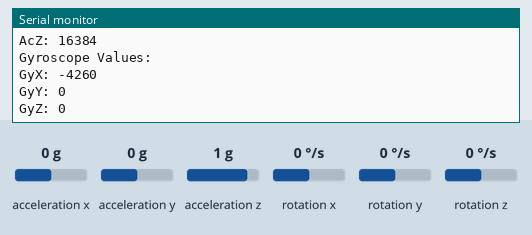
Recording of a sketch running on a simulated ESP8266 (NodeMCU). Shown: the last lines printed to the serial monitor. Wiring (inferred from the names in the program): MPU-6050 motion sensor at I2C address 0x68. Inputs (shaded band) come from the test bench; at power-on: acceleration x 0 g, acceleration y 0 g, acceleration z 1 g, rotation x 0 °/s, rotation y 0 °/s, rotation z 0 °/s.

Above: at 1.2 s.
1.3 s: acceleration x set to -1.4 g
2.8 s: acceleration y set to -1.4 g
4.3 s: acceleration z set to -1.4 g
5.8 s: rotation x set to -192 °/s
At 6.5 s:
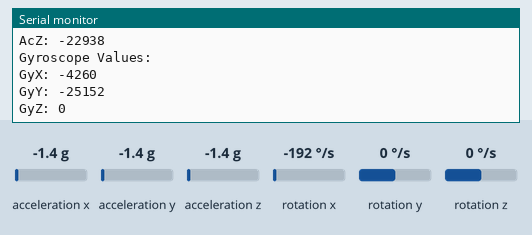
7.3 s: rotation y set to -192 °/s
At 9.6 s:
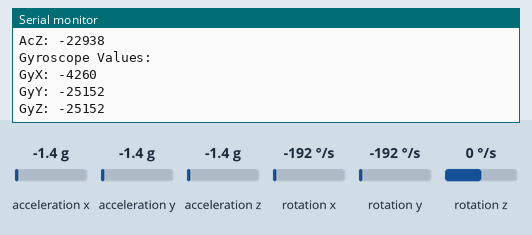

The sketch:

transmitter.ino
```cpp
// (licence header left out)
// Import required libraries
#include <ESP8266WiFi.h>
#include "ESPAsyncWebServer.h"
#include <Wire.h>
const int MPU_addr=0x68;  // I2C address of the MPU-6050
int16_t AcX,AcY,AcZ,GyX,GyY,GyZ;

// Set your access point network credentials
const char* ssid = "ESP8266-Access-Point";
const char* password = "123456789";

// Create AsyncWebServer object on port 80
AsyncWebServer server(80);

String readax() {
  return String(AcX);
 }

String readay() {
  return String(AcY);
}

String readaz() {
  return String(AcZ);
}

String readgx() {
  return String(GyX);
  //return String(1.8 * bme.readTemperature() + 32);
}

String readgy() {
  return String(GyY);
}

String readgz() {
  return String(GyZ);
}

void setup(){
  // Serial port for debugging purposes
  Serial.begin(115200);
  Serial.println();
 Wire.begin();
 Wire.beginTransmission(MPU_addr);
 Wire.write(0x6B);  // PWR_MGMT_1 register
 Wire.write(0);     // set to zero (wakes up the MPU-6050)
 Wire.endTransmission(true);
 Serial.println("Wrote to IMU");
  // Setting the ESP as an access point
  Serial.print("Setting AP (Access Point)…");
  // Remove the password parameter, if you want the AP (Access Point) to be open
  WiFi.softAP(ssid, password);

  IPAddress IP = WiFi.softAPIP();
  Serial.print("AP IP address: ");
  Serial.println(IP);

  server.on("/ax", HTTP_GET, [](AsyncWebServerRequest *request){
    request->send_P(200, "text/plain", readax().c_str());
  });
  server.on("/ay", HTTP_GET, [](AsyncWebServerRequest *request){
    request->send_P(200, "text/plain", readay().c_str());
  });
  server.on("/az", HTTP_GET, [](AsyncWebServerRequest *request){
    request->send_P(200, "text/plain", readaz().c_str());
  });

  server.on("/gx", HTTP_GET, [](AsyncWebServerRequest *request){
    request->send_P(200, "text/plain", readgx().c_str());
  });
  server.on("/gy", HTTP_GET, [](AsyncWebServerRequest *request){
    request->send_P(200, "text/plain", readgy().c_str());
  });
  server.on("/gz", HTTP_GET, [](AsyncWebServerRequest *request){
    request->send_P(200, "text/plain", readgz().c_str());
  });

  bool status;

  // Start server
  server.begin();
}

void loop(){
mpu_read();
}
void mpu_read(){
 Wire.beginTransmission(MPU_addr);
 Wire.write(0x3B);  // starting with register 0x3B (ACCEL_XOUT_H)
 Wire.endTransmission(false);
 Wire.requestFrom(MPU_addr,14,true);  // request a total of 14 registers
 AcX=Wire.read()<<8|Wire.read();  // 0x3B (ACCEL_XOUT_H) & 0x3C (ACCEL_XOUT_L)
 AcY=Wire.read()<<8|Wire.read();  // 0x3D (ACCEL_YOUT_H) & 0x3E (ACCEL_YOUT_L)
 AcZ=Wire.read()<<8|Wire.read();  // 0x3F (ACCEL_ZOUT_H) & 0x40 (ACCEL_ZOUT_L)
 //Tmp=Wire.read()<<8|Wire.read();  // 0x41 (TEMP_OUT_H) & 0x42 (TEMP_OUT_L)
 GyX=Wire.read()<<8|Wire.read();  // 0x43 (GYRO_XOUT_H) & 0x44 (GYRO_XOUT_L)
 GyY=Wire.read()<<8|Wire.read();  // 0x45 (GYRO_YOUT_H) & 0x46 (GYRO_YOUT_L)
 GyZ=Wire.read()<<8|Wire.read();  // 0x47 (GYRO_ZOUT_H) & 0x48 (GYRO_ZOUT_L)
 Serial.print("Accelerometer Values: \n");
 Serial.print("AcX: "); Serial.print(AcX); Serial.print("\nAcY: "); Serial.print(AcY); Serial.print("\nAcZ: "); Serial.print(AcZ);
 //Serial.print("\nTemperature: " );  Serial.print(Tmp);
 Serial.print("\nGyroscope Values: \n");
 Serial.print("GyX: "); Serial.print(GyX); Serial.print("\nGyY: "); Serial.print(GyY); Serial.print("\nGyZ: "); Serial.print(GyZ);
 Serial.print("\n");
 delay(3000);
 }
```

Measured:
- after the input at 5.8 s, the serial monitor: prints a new line after 0.22 s (image 1)
- after the input at 7.3 s, the serial monitor: prints a new line after 1.7 s (image 2)
